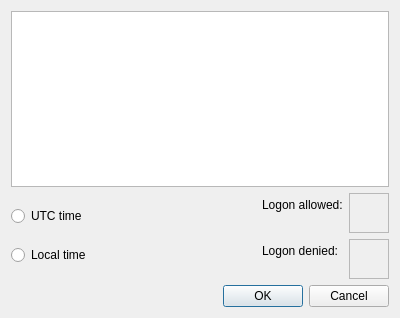
<?xml version="1.0" encoding="UTF-8"?>
<ui version="4.0">
 <class>ScheduleHoursDialog</class>
 <widget class="QDialog" name="ScheduleHoursDialog">
  <property name="geometry">
   <rect>
    <x>0</x>
    <y>0</y>
    <width>400</width>
    <height>318</height>
   </rect>
  </property>
  <property name="windowTitle">
   <string>Edit Schedule Hours</string>
  </property>
  <layout class="QVBoxLayout" name="verticalLayout">
   <item>
    <widget class="QTableView" name="view">
     <property name="editTriggers">
      <set>QAbstractItemView::NoEditTriggers</set>
     </property>
     <property name="selectionMode">
      <enum>QAbstractItemView::MultiSelection</enum>
     </property>
    </widget>
   </item>
   <item>
    <layout class="QHBoxLayout" name="horizontalLayout_3">
     <property name="bottomMargin">
      <number>0</number>
     </property>
     <item>
      <layout class="QVBoxLayout" name="verticalLayout_2">
       <property name="bottomMargin">
        <number>0</number>
       </property>
       <item>
        <widget class="QRadioButton" name="utc_time_button">
         <property name="text">
          <string>UTC time</string>
         </property>
        </widget>
       </item>
       <item>
        <widget class="QRadioButton" name="local_time_button">
         <property name="text">
          <string>Local time</string>
         </property>
        </widget>
       </item>
      </layout>
     </item>
     <item>
      <spacer name="horizontalSpacer">
       <property name="orientation">
        <enum>Qt::Horizontal</enum>
       </property>
       <property name="sizeHint" stdset="0">
        <size>
         <width>40</width>
         <height>20</height>
        </size>
       </property>
      </spacer>
     </item>
     <item>
      <layout class="QHBoxLayout" name="horizontalLayout">
       <property name="bottomMargin">
        <number>0</number>
       </property>
       <item>
        <layout class="QFormLayout" name="formLayout">
         <property name="bottomMargin">
          <number>0</number>
         </property>
         <item row="0" column="0">
          <widget class="QLabel" name="label">
           <property name="text">
            <string>Logon allowed:</string>
           </property>
          </widget>
         </item>
         <item row="0" column="1">
          <widget class="QFrame" name="legend_allowed">
           <property name="minimumSize">
            <size>
             <width>40</width>
             <height>40</height>
            </size>
           </property>
           <property name="frameShape">
            <enum>QFrame::StyledPanel</enum>
           </property>
           <property name="frameShadow">
            <enum>QFrame::Raised</enum>
           </property>
          </widget>
         </item>
         <item row="1" column="0">
          <widget class="QLabel" name="label_2">
           <property name="text">
            <string>Logon denied:</string>
           </property>
          </widget>
         </item>
         <item row="1" column="1">
          <widget class="QFrame" name="legend_denied">
           <property name="minimumSize">
            <size>
             <width>40</width>
             <height>40</height>
            </size>
           </property>
           <property name="frameShape">
            <enum>QFrame::StyledPanel</enum>
           </property>
           <property name="frameShadow">
            <enum>QFrame::Raised</enum>
           </property>
          </widget>
         </item>
        </layout>
       </item>
      </layout>
     </item>
    </layout>
   </item>
   <item>
    <widget class="QDialogButtonBox" name="button_box">
     <property name="orientation">
      <enum>Qt::Horizontal</enum>
     </property>
     <property name="standardButtons">
      <set>QDialogButtonBox::Cancel|QDialogButtonBox::Ok</set>
     </property>
    </widget>
   </item>
  </layout>
 </widget>
 <resources/>
 <connections>
  <connection>
   <sender>button_box</sender>
   <signal>accepted()</signal>
   <receiver>ScheduleHoursDialog</receiver>
   <slot>accept()</slot>
   <hints>
    <hint type="sourcelabel">
     <x>248</x>
     <y>254</y>
    </hint>
    <hint type="destinationlabel">
     <x>157</x>
     <y>274</y>
    </hint>
   </hints>
  </connection>
  <connection>
   <sender>button_box</sender>
   <signal>rejected()</signal>
   <receiver>ScheduleHoursDialog</receiver>
   <slot>reject()</slot>
   <hints>
    <hint type="sourcelabel">
     <x>316</x>
     <y>260</y>
    </hint>
    <hint type="destinationlabel">
     <x>286</x>
     <y>274</y>
    </hint>
   </hints>
  </connection>
 </connections>
</ui>
